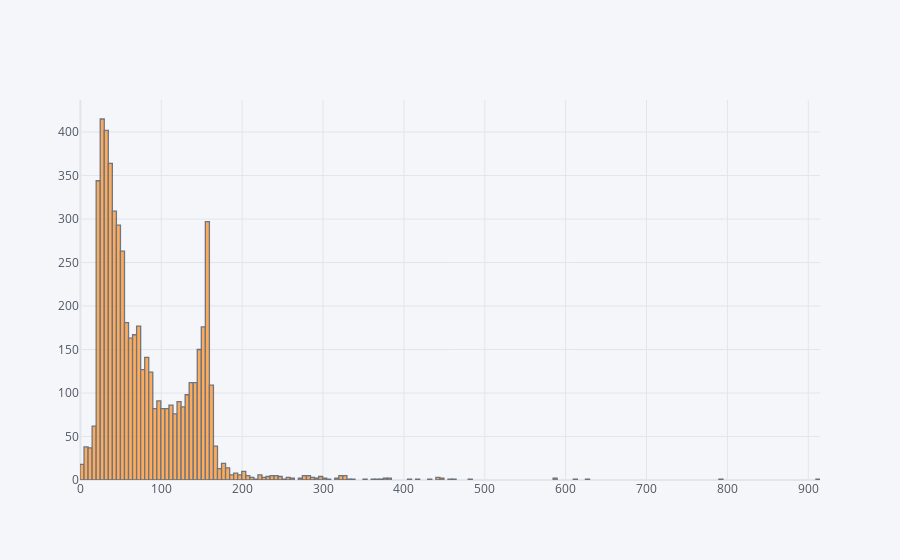

Notebook code cell kept with this figure:
### Code cell
messages["Length"].iplot(kind="histogram")
#When we move over the data we can interactively see the exact data at that point

### Figure 1 — Plotly figure (JSON) as saved in the notebook; plotly's stock layout.template omitted (floating-point values rounded to 4 significant figures; data arrays with more than 128 entries replaced by an {"elided": "..."} marker saying what was removed)
{"data": [{"histfunc": "count", "histnorm": "", "marker": {"color": "rgba(255, 153, 51, 1.0)", "line": {"color": "#4D5663", "width": 1.3}}, "name": "Length", "opacity": 0.8, "orientation": "v", "type": "histogram", "x": {"elided": "5572 int values"}}], "layout": {"barmode": "overlay", "legend": {"bgcolor": "#F5F6F9", "font": {"color": "#4D5663"}}, "paper_bgcolor": "#F5F6F9", "plot_bgcolor": "#F5F6F9", "title": {"font": {"color": "#4D5663"}}, "xaxis": {"gridcolor": "#E1E5ED", "showgrid": true, "tickfont": {"color": "#4D5663"}, "title": {"font": {"color": "#4D5663"}, "text": ""}, "zerolinecolor": "#E1E5ED"}, "yaxis": {"gridcolor": "#E1E5ED", "showgrid": true, "tickfont": {"color": "#4D5663"}, "title": {"font": {"color": "#4D5663"}, "text": ""}, "zerolinecolor": "#E1E5ED"}}}
